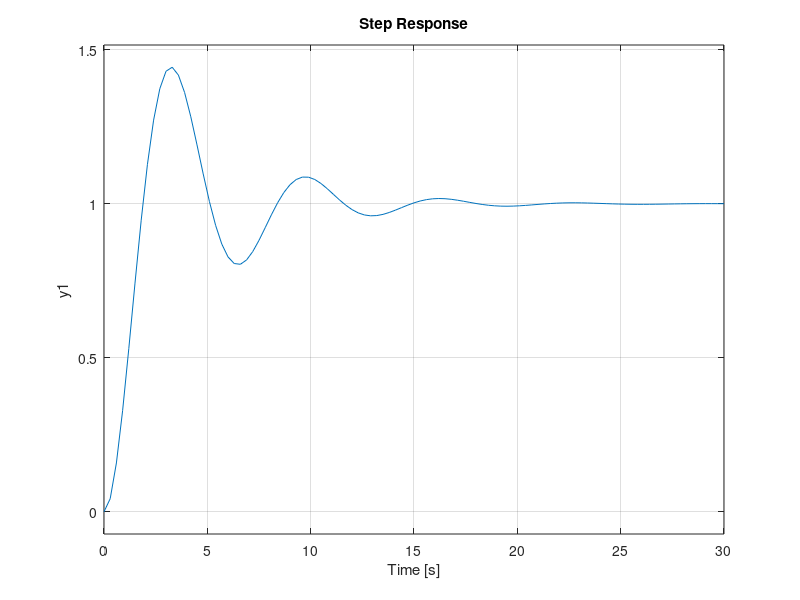

The MATLAB script that drew this image:
clc; clear; close all

%% Define Parameters in State Space model
c = 0.5;
k = 1;
m = 1;

%% Define the State-space model
A = [0 1; -k/m -c/m];
B = [0; 1/m];
C = [1 0];
D = [0];

%% Create State-space model
ss_model = ss(A,B,C,D)
step(ss_model)